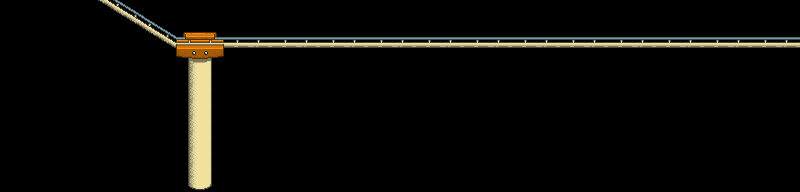

A 2D game scene composited from a Tiled map and its tileset images. What follows is a short description and the map's XML, with every tile layer's data as written:
An orthogonal 50x12 tile map with 16x16 px tiles, 5 tile layers (Back, Buildings, Paths, Front, ...).

<map version="1.5" tiledversion="1.5.0" orientation="orthogonal" renderorder="right-down" compressionlevel="0" width="50" height="12" tilewidth="16" tileheight="16" infinite="0" nextlayerid="11" nextobjectid="2247">
 <tileset firstgid="1" name="spring_zrsvcablecar" tilewidth="16" tileheight="16" tilecount="390" columns="26">
  <image source="spring_zrsvcablecar.png" width="416" height="240" />
 </tileset>
 <layer id="1" name="Back" width="50" height="12">
  <data encoding="csv">
0,0,0,0,0,0,0,0,0,0,0,0,0,0,0,0,0,0,0,0,0,0,0,0,0,0,0,0,0,0,0,0,0,0,0,0,0,0,0,0,0,0,0,0,0,0,0,0,0,0,
0,0,0,0,0,0,0,0,0,0,0,0,0,0,0,0,0,0,0,0,0,0,0,0,0,0,0,0,0,0,0,0,0,0,0,0,0,0,0,0,0,0,0,0,0,0,0,0,0,0,
0,0,0,0,0,0,0,0,0,0,0,0,0,0,0,0,0,0,0,0,0,0,0,0,0,0,0,0,0,0,0,0,0,0,0,0,0,0,0,0,0,0,0,0,0,0,0,0,0,0,
0,0,0,0,0,0,0,0,0,0,0,0,0,0,0,0,0,0,0,0,0,0,0,0,0,0,0,0,0,0,0,0,0,0,0,0,0,0,0,0,0,0,0,0,0,0,0,0,0,0,
0,0,0,0,0,0,0,0,0,0,0,0,0,0,0,0,0,0,0,0,0,0,0,0,0,0,0,0,0,0,0,0,0,0,0,0,0,0,0,0,0,0,0,0,0,0,0,0,0,0,
0,0,0,0,0,0,0,0,0,0,0,0,0,0,0,0,0,0,0,0,0,0,0,0,0,0,0,0,0,0,0,0,0,0,0,0,0,0,0,0,0,0,0,0,0,0,0,0,0,0,
0,0,0,0,0,0,0,0,0,0,0,0,0,0,0,0,0,0,0,0,0,0,0,0,0,0,0,0,0,0,0,0,0,0,0,0,0,0,0,0,0,0,0,0,0,0,0,0,0,0,
0,0,0,0,0,0,0,0,0,0,0,0,0,0,0,0,0,0,0,0,0,0,0,0,0,0,0,0,0,0,0,0,0,0,0,0,0,0,0,0,0,0,0,0,0,0,0,0,0,0,
0,0,0,0,0,0,0,0,0,0,0,0,0,0,0,0,0,0,0,0,0,0,0,0,0,0,0,0,0,0,0,0,0,0,0,0,0,0,0,0,0,0,0,0,0,0,0,0,0,0,
0,0,0,0,0,0,0,0,0,0,0,0,0,0,0,0,0,0,0,0,0,0,0,0,0,0,0,0,0,0,0,0,0,0,0,0,0,0,0,0,0,0,0,0,0,0,0,0,0,0,
0,0,0,0,0,0,0,0,0,0,0,0,0,0,0,0,0,0,0,0,0,0,0,0,0,0,0,0,0,0,0,0,0,0,0,0,0,0,0,0,0,0,0,0,0,0,0,0,0,0,
0,0,0,0,0,0,0,0,0,0,0,0,0,0,0,0,0,0,0,0,0,0,0,0,0,0,0,0,0,0,0,0,0,0,0,0,0,0,0,0,0,0,0,0,0,0,0,0,0,0
</data>
 </layer>
 <objectgroup id="6" name="Back" />
 <layer id="2" name="Buildings" width="50" height="12">
  <data encoding="csv">
0,0,0,0,0,0,0,0,0,0,0,0,0,0,0,0,0,0,0,0,0,0,0,0,0,0,0,0,0,0,0,0,0,0,0,0,0,0,0,0,0,0,0,0,0,0,0,0,0,0,
0,0,0,0,0,0,0,0,0,0,0,0,0,0,0,0,0,0,0,0,0,0,0,0,0,0,0,0,0,0,0,0,0,0,0,0,0,0,0,0,0,0,0,0,0,0,0,0,0,0,
0,0,0,0,0,0,0,0,0,0,0,0,0,0,0,0,0,0,0,0,0,0,0,0,0,0,0,0,0,0,0,0,0,0,0,0,0,0,0,0,0,0,0,0,0,0,0,0,0,0,
0,0,0,0,0,0,0,0,0,0,0,0,0,0,0,0,0,0,0,0,0,0,0,0,0,0,0,0,0,0,0,0,0,0,0,0,0,0,0,0,0,0,0,0,0,0,0,0,0,0,
0,0,0,0,0,0,0,0,0,0,0,0,0,0,0,0,0,0,0,0,0,0,0,0,0,0,0,0,0,0,0,0,0,0,0,0,0,0,0,0,0,0,0,0,0,0,0,0,0,0,
0,0,0,0,0,0,0,0,0,0,0,0,0,0,0,0,0,0,0,0,0,0,0,0,0,0,0,0,0,0,0,0,0,0,0,0,0,0,0,0,0,0,0,0,0,0,0,0,0,0,
0,0,0,0,0,0,0,0,0,0,0,0,0,0,0,0,0,0,0,0,0,0,0,0,0,0,0,0,0,0,0,0,0,0,0,0,0,0,0,0,0,0,0,0,0,0,0,0,0,0,
0,0,0,0,0,0,0,0,0,0,0,0,0,0,0,0,0,0,0,0,0,0,0,0,0,0,0,0,0,0,0,0,0,0,0,0,0,0,0,0,0,0,0,0,0,0,0,0,0,0,
0,0,0,0,0,0,0,0,0,0,0,0,0,0,0,0,0,0,0,0,0,0,0,0,0,0,0,0,0,0,0,0,0,0,0,0,0,0,0,0,0,0,0,0,0,0,0,0,0,0,
0,0,0,0,0,0,0,0,0,0,0,0,0,0,0,0,0,0,0,0,0,0,0,0,0,0,0,0,0,0,0,0,0,0,0,0,0,0,0,0,0,0,0,0,0,0,0,0,0,0,
0,0,0,0,0,0,0,0,0,0,0,0,0,0,0,0,0,0,0,0,0,0,0,0,0,0,0,0,0,0,0,0,0,0,0,0,0,0,0,0,0,0,0,0,0,0,0,0,0,0,
0,0,0,0,0,0,0,0,0,0,0,0,0,0,0,0,0,0,0,0,0,0,0,0,0,0,0,0,0,0,0,0,0,0,0,0,0,0,0,0,0,0,0,0,0,0,0,0,0,0
</data>
 </layer>
 <objectgroup id="7" name="Buildings" />
 <layer id="3" name="Paths" width="50" height="12">
  <data encoding="csv">
0,0,0,0,0,0,0,0,0,0,0,0,0,0,0,0,0,0,0,0,0,0,0,0,0,0,0,0,0,0,0,0,0,0,0,0,0,0,0,0,0,0,0,0,0,0,0,0,0,0,
0,0,0,0,0,0,0,0,0,0,0,0,0,0,0,0,0,0,0,0,0,0,0,0,0,0,0,0,0,0,0,0,0,0,0,0,0,0,0,0,0,0,0,0,0,0,0,0,0,0,
0,0,0,0,0,0,0,0,0,0,0,0,0,0,0,0,0,0,0,0,0,0,0,0,0,0,0,0,0,0,0,0,0,0,0,0,0,0,0,0,0,0,0,0,0,0,0,0,0,0,
0,0,0,0,0,0,0,0,0,0,0,0,0,0,0,0,0,0,0,0,0,0,0,0,0,0,0,0,0,0,0,0,0,0,0,0,0,0,0,0,0,0,0,0,0,0,0,0,0,0,
0,0,0,0,0,0,0,0,0,0,0,0,0,0,0,0,0,0,0,0,0,0,0,0,0,0,0,0,0,0,0,0,0,0,0,0,0,0,0,0,0,0,0,0,0,0,0,0,0,0,
0,0,0,0,0,0,0,0,0,0,0,0,0,0,0,0,0,0,0,0,0,0,0,0,0,0,0,0,0,0,0,0,0,0,0,0,0,0,0,0,0,0,0,0,0,0,0,0,0,0,
0,0,0,0,0,0,0,0,0,0,0,0,0,0,0,0,0,0,0,0,0,0,0,0,0,0,0,0,0,0,0,0,0,0,0,0,0,0,0,0,0,0,0,0,0,0,0,0,0,0,
0,0,0,0,0,0,0,0,0,0,0,0,0,0,0,0,0,0,0,0,0,0,0,0,0,0,0,0,0,0,0,0,0,0,0,0,0,0,0,0,0,0,0,0,0,0,0,0,0,0,
0,0,0,0,0,0,0,0,0,0,0,0,0,0,0,0,0,0,0,0,0,0,0,0,0,0,0,0,0,0,0,0,0,0,0,0,0,0,0,0,0,0,0,0,0,0,0,0,0,0,
0,0,0,0,0,0,0,0,0,0,0,0,0,0,0,0,0,0,0,0,0,0,0,0,0,0,0,0,0,0,0,0,0,0,0,0,0,0,0,0,0,0,0,0,0,0,0,0,0,0,
0,0,0,0,0,0,0,0,0,0,0,0,0,0,0,0,0,0,0,0,0,0,0,0,0,0,0,0,0,0,0,0,0,0,0,0,0,0,0,0,0,0,0,0,0,0,0,0,0,0,
0,0,0,0,0,0,0,0,0,0,0,0,0,0,0,0,0,0,0,0,0,0,0,0,0,0,0,0,0,0,0,0,0,0,0,0,0,0,0,0,0,0,0,0,0,0,0,0,0,0
</data>
 </layer>
 <objectgroup id="8" name="Paths" />
 <layer id="4" name="Front" width="50" height="12">
  <data encoding="csv">
0,0,0,0,0,0,0,0,0,0,0,0,0,0,0,0,0,0,0,0,0,0,0,0,0,0,0,0,0,0,0,0,0,0,0,0,0,0,0,0,0,0,0,0,0,0,0,0,0,0,
0,0,0,0,0,0,0,0,0,0,0,0,0,0,0,0,0,0,0,0,0,0,0,0,0,0,0,0,0,0,0,0,0,0,0,0,0,0,0,0,0,0,0,0,0,0,0,0,0,0,
0,0,0,0,0,0,0,0,0,0,0,0,0,0,0,0,0,0,0,0,0,0,0,0,0,0,0,0,0,0,0,0,0,0,0,0,0,0,0,0,0,0,0,0,0,0,0,0,0,0,
0,0,0,0,0,0,0,0,0,0,0,0,0,0,0,0,0,0,0,0,0,0,0,0,0,0,0,0,0,0,0,0,0,0,0,0,0,0,0,0,0,0,0,0,0,0,0,0,0,0,
0,0,0,0,0,0,0,0,0,0,0,0,0,0,0,0,0,0,0,0,0,0,0,0,0,0,0,0,0,0,0,0,0,0,0,0,0,0,0,0,0,0,0,0,0,0,0,0,0,0,
0,0,0,0,0,0,0,0,0,0,0,0,0,0,0,0,0,0,0,0,0,0,0,0,0,0,0,0,0,0,0,0,0,0,0,0,0,0,0,0,0,0,0,0,0,0,0,0,0,0,
0,0,0,0,0,0,0,0,0,0,0,0,0,0,0,0,0,0,0,0,0,0,0,0,0,0,0,0,0,0,0,0,0,0,0,0,0,0,0,0,0,0,0,0,0,0,0,0,0,0,
0,0,0,0,0,0,0,0,0,0,0,0,0,0,0,0,0,0,0,0,0,0,0,0,0,0,0,0,0,0,0,0,0,0,0,0,0,0,0,0,0,0,0,0,0,0,0,0,0,0,
0,0,0,0,0,0,0,0,0,0,0,0,0,0,0,0,0,0,0,0,0,0,0,0,0,0,0,0,0,0,0,0,0,0,0,0,0,0,0,0,0,0,0,0,0,0,0,0,0,0,
0,0,0,0,0,0,0,0,0,0,0,0,0,0,0,0,0,0,0,0,0,0,0,0,0,0,0,0,0,0,0,0,0,0,0,0,0,0,0,0,0,0,0,0,0,0,0,0,0,0,
0,0,0,0,0,0,0,0,0,0,0,0,0,0,0,0,0,0,0,0,0,0,0,0,0,0,0,0,0,0,0,0,0,0,0,0,0,0,0,0,0,0,0,0,0,0,0,0,0,0,
0,0,0,0,0,0,0,0,0,0,0,0,0,0,0,0,0,0,0,0,0,0,0,0,0,0,0,0,0,0,0,0,0,0,0,0,0,0,0,0,0,0,0,0,0,0,0,0,0,0
</data>
 </layer>
 <objectgroup id="9" name="Front" />
 <layer id="5" name="AlwaysFront" width="50" height="12">
  <data encoding="csv">
0,0,0,0,0,0,357,332,333,0,0,0,0,0,0,0,0,0,0,0,0,0,0,0,0,0,0,0,0,0,0,0,0,0,0,0,0,0,0,0,0,0,0,0,0,0,0,0,0,0,
0,0,0,0,0,0,0,358,359,360,361,0,0,0,0,0,0,0,0,0,0,0,0,0,0,0,0,0,0,0,0,0,0,0,354,0,0,0,0,0,0,0,0,0,0,0,0,0,0,0,
0,0,0,0,0,0,0,0,0,386,387,299,300,301,388,389,390,388,389,390,388,389,390,388,389,390,388,389,390,388,389,390,388,389,390,388,389,390,388,389,390,388,389,390,388,389,390,388,389,390,
0,0,0,0,0,0,0,0,0,0,0,325,326,327,0,0,0,0,0,0,0,0,0,0,0,0,0,0,0,0,0,0,0,0,0,0,0,0,0,0,0,0,0,0,0,0,0,0,0,0,
0,0,0,0,0,0,0,0,0,0,0,351,352,353,0,0,0,0,0,0,0,0,0,0,0,0,0,0,0,0,0,0,0,0,0,0,0,0,0,0,0,0,0,0,0,0,0,0,0,0,
0,0,0,0,0,0,0,0,0,0,0,351,352,353,0,0,0,0,0,0,0,0,0,0,0,0,0,0,0,0,0,0,0,0,0,0,0,0,0,0,0,0,0,0,0,0,0,0,0,0,
0,0,0,0,0,0,0,0,0,0,0,351,352,353,0,0,0,0,0,0,0,0,0,0,0,0,0,0,0,0,0,0,0,0,0,0,0,0,0,0,0,0,0,0,0,0,0,0,0,0,
0,0,0,0,0,0,0,0,0,0,0,351,352,353,0,0,0,0,0,0,0,0,0,0,0,0,0,0,0,0,0,0,0,0,0,0,0,0,0,0,0,0,0,0,0,0,0,0,0,0,
0,0,0,0,0,0,0,0,0,0,0,351,352,353,0,0,0,0,0,0,0,0,0,0,0,0,0,0,0,0,0,0,0,0,0,0,0,0,0,0,0,0,0,0,0,0,0,0,0,0,
0,0,0,0,0,0,0,0,0,0,0,351,352,353,0,0,0,0,0,0,0,0,0,0,0,0,0,0,0,0,0,0,0,0,0,0,0,0,0,0,0,0,0,0,0,0,0,0,0,0,
0,0,0,0,0,0,0,0,0,0,0,351,352,353,0,0,0,0,0,0,0,0,0,0,0,0,0,0,0,0,0,0,0,0,0,0,0,0,0,0,0,0,0,0,0,0,0,0,0,0,
0,0,0,0,0,0,0,0,0,0,0,377,378,379,0,0,0,0,0,0,0,0,0,0,0,0,0,0,0,0,0,0,0,0,0,0,0,0,0,0,0,0,0,0,0,0,0,0,0,0
</data>
 </layer>
 <objectgroup id="10" name="AlwaysFront" />
</map>
